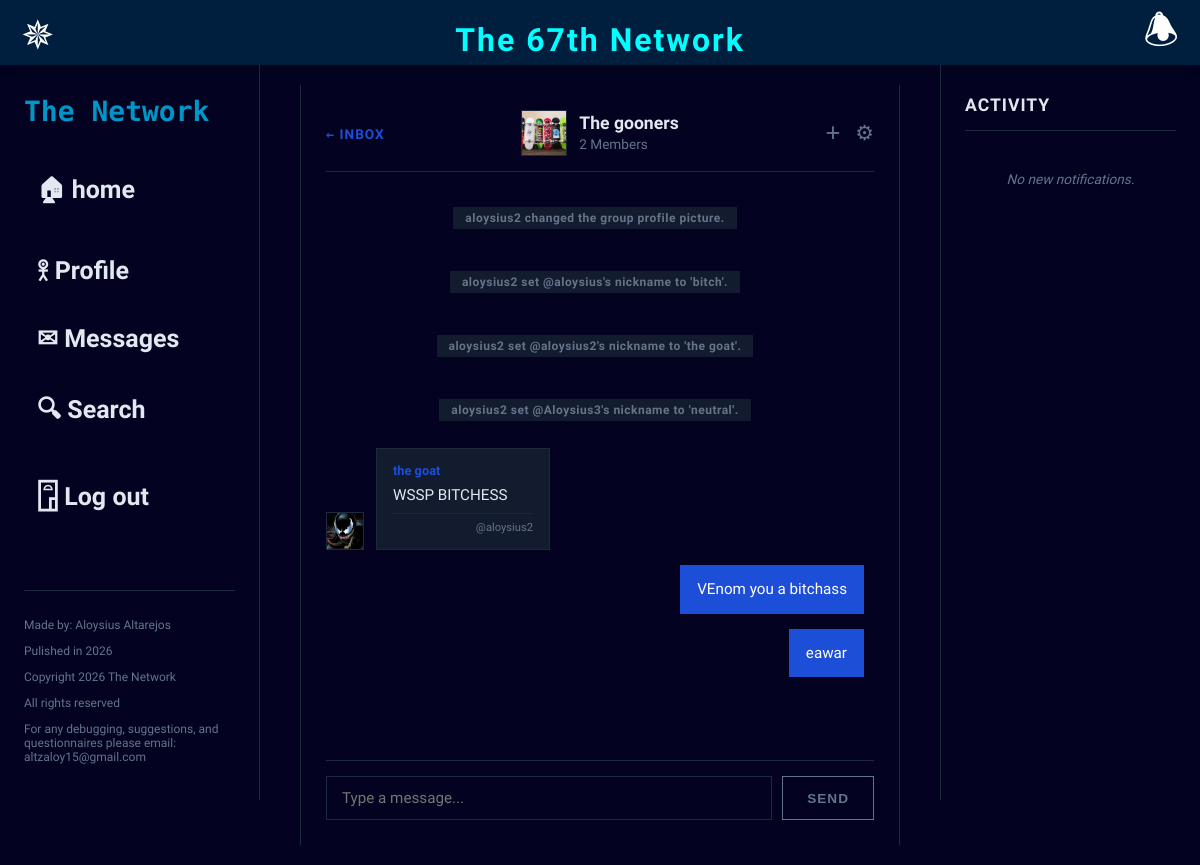
Before: /messages/group/7/ (signed in) with the older database file.
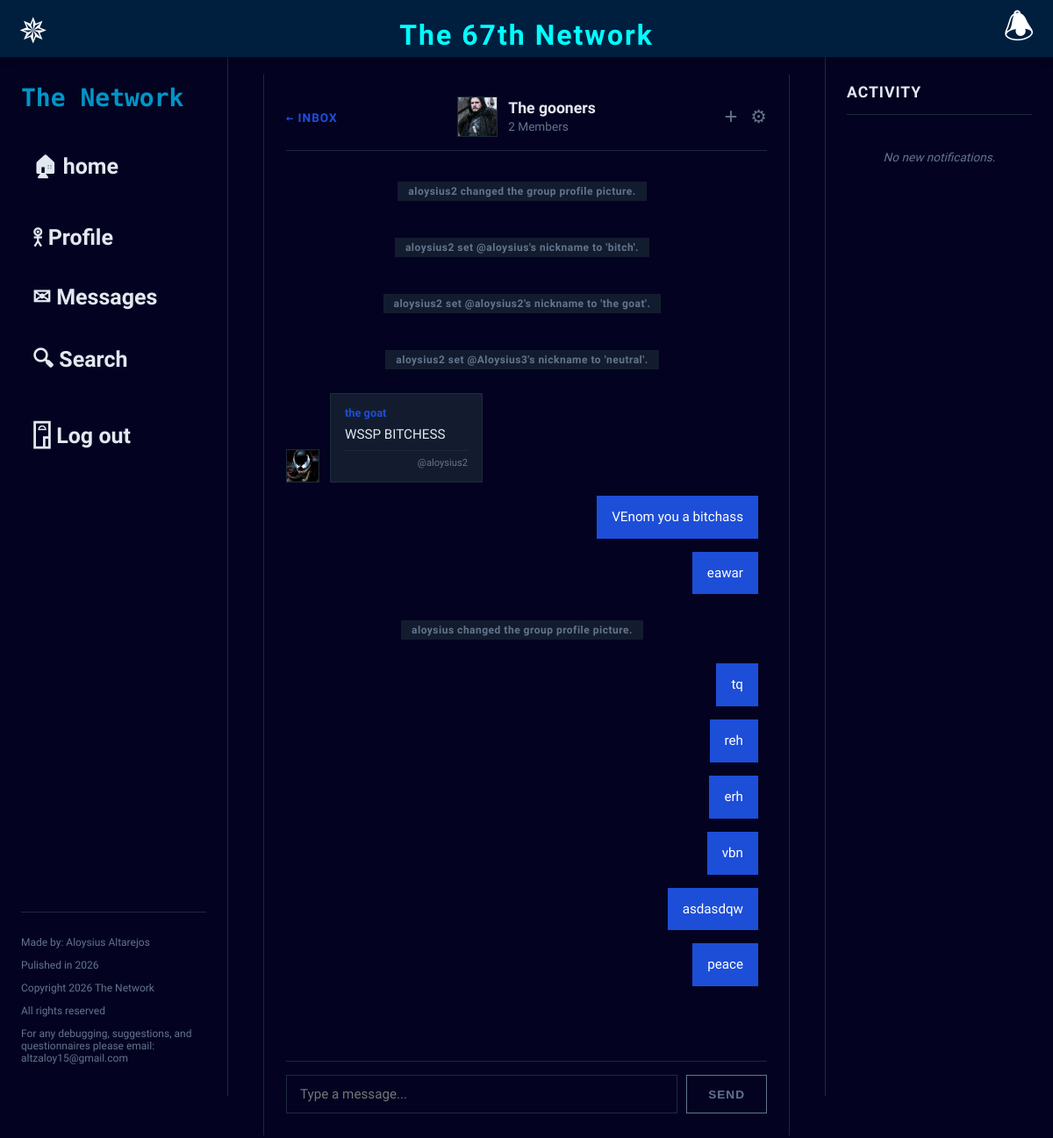
After: the same page with the newer database file.
### network/models.py (models this page shows, shortened)
class Thread(models.Model):
    participants = models.ManyToManyField(User, related_name='threads')
    is_group = models.BooleanField(default=False)
    name = models.CharField(max_length=100, blank=True, null=True)
    updated_at = models.DateTimeField(auto_now=True)
    muted_by = models.ManyToManyField(User, related_name='muted_threads', blank=True)
    deleted_by = models.ManyToManyField(User, related_name='deleted_threads', blank=True)
    group_picture = models.ImageField(upload_to='group_pics/', blank=True, null=True)

class Message(models.Model):
    thread = models.ForeignKey(Thread, on_delete=models.CASCADE, related_name='messages')
    sender = models.ForeignKey(User, on_delete=models.CASCADE, related_name='sent_messages')
    content = models.TextField(max_length=1000)
    read_by = models.ManyToManyField(User, related_name='read_messages', blank=True)
    created_at = models.DateTimeField(auto_now_add=True)
    is_system = models.BooleanField(default=False)
    class Meta:
        ordering = ['created_at']
    @property
    def sender_display_name(self):
        nickname_obj = self.thread.nicknames.filter(user=self.sender).first()
        if nickname_obj:
            return nickname_obj.nickname
        return self.sender.profile.name if hasattr(self.sender, 'profile') and self.sender.profile.name else self.sender.username
    def __str__(self):
        return f"{self.sender.username} in Thread {self.thread.id}"

class Profile(models.Model):
    user = models.OneToOneField(User, on_delete=models.CASCADE)
    name = models.CharField(max_length=100, blank=True)
    pronouns = models.CharField(max_length=50, blank=True)
    location = models.CharField(max_length=100, blank=True)
    bio = models.TextField(max_length=500, blank=True)
    profile_picture = models.ImageField(upload_to='profile_pics/', blank=True, null=True)
    followers = models.ManyToManyField('self', symmetrical=False, related_name='following', blank=True)
    @property
    def unread_message_count(self):
        from .models import Message
        return Message.objects.filter(
            thread__participants=self.user
        ).exclude(
            sender=self.user
        ).exclude(
            read_by=self.user
        ).exclude(
            thread__muted_by=self.user
        ).count()

class ThreadNickname(models.Model):
    thread = models.ForeignKey(Thread, on_delete=models.CASCADE, related_name='nicknames')
    user = models.ForeignKey(User, on_delete=models.CASCADE)
    nickname = models.CharField(max_length=50)
    class Meta:
        unique_together = ('thread', 'user')

### network/views.py (the view, shortened to what this page needs)
# urls.py: path('messages/group/<int:thread_id>/', views.group_chat_thread, name='group_chat_thread'),
@login_required(login_url='login')
def group_chat_thread(request, thread_id):
    thread = get_object_or_404(Thread, id=thread_id, participants=request.user)
    messages = thread.messages.all()
    for msg in messages.exclude(read_by=request.user):
        msg.read_by.add(request.user)
    all_users = User.objects.exclude(id=request.user.id)
    return render(request, 'messages.html', {
        'thread': thread,
        'messages': messages,
        'all_users': all_users
    })

### templates/messages.html (shortened to what the changed rows need)
{% extends "base.html" %}
{% block content %}
<main style="flex-grow: 1; display: flex; flex-direction: column; width: 100%; border-left: 1px solid var(--border); border-right: 1px solid var(--border); height: calc(100vh - 65px); padding: 25px; box-sizing: border-box;">
    <div style="width: 100%; display: flex; flex-direction: column; height: 100%;">
        <div style="padding-bottom: 15px; border-bottom: 1px solid var(--border); margin-bottom: 20px; display: flex; justify-content: space-between; align-items: center;">
            {% if thread.is_group %}
                <div style="display: flex; align-items: center; gap: 12px; color: inherit;">
                    <div style="width: 44px; height: 44px; flex-shrink: 0; background-color: var(--muted); border: 1px solid var(--border); display: flex; justify-content: center; align-items: center; overflow: hidden; font-size: 1.5rem;">
                        {% if thread.group_picture %}
                            <img src="{{ thread.group_picture.url }}" style="width: 100%; height: 100%; object-fit: cover;">
                        {% else %}
                            👥
                        {% endif %}
                    </div>
                    <div style="display: flex; flex-direction: column; text-align: left;">
                        <strong style="font-size: 1.1rem; color: var(--foreground); line-height: 1.2;">
                            {{ thread.name }}
                        </strong>
                        <span style="color: var(--muted-foreground); font-size: 0.85rem; line-height: 1.2; margin-top: 2px;">
                            {{ thread.participants.count }} Members
                        </span>
                    </div>
                </div>
            {% endif %}
        </div>
        <div id="chatLogArea" style="flex-grow: 1; overflow-y: auto; display: flex; flex-direction: column; gap: 15px; padding-right: 10px; margin-bottom: 20px;">
            {% for msg in messages %}
                {% if msg.is_system %}
                    <div style="text-align: center; margin: 15px 0;">
                        <span style="background-color: var(--muted); color: var(--muted-foreground); padding: 4px 12px; border-radius: 12px; font-size: 0.75rem; font-weight: bold; letter-spacing: 0.5px;">
                            {{ msg.content }}
                        </span>
                    </div>
                {% elif msg.sender == request.user %}
                    <div class="message-bubble" style="align-self: flex-end; max-width: 60%;">
                        <div style="background-color: var(--primary); color: var(--primary-foreground); padding: 12px 16px; border: 1px solid var(--primary); font-size: 0.95rem; line-height: 1.5;">
                            {{ msg.content }}
                        </div>
                    </div>
                {% else %}
                    <div class="message-bubble" style="align-self: flex-start; max-width: 75%; display: flex; gap: 12px; align-items: flex-end;">
                        <a href="{% url 'user_profile' msg.sender.username %}" style="width: 36px; height: 36px; flex-shrink: 0; background-color: var(--muted); border: 1px solid var(--border); display: flex; justify-content: center; align-items: center; overflow: hidden; font-weight: bold; font-family: monospace; color: var(--foreground); font-size: 0.9rem; text-decoration: none;">
                            {% if msg.sender.profile.profile_picture %}
                                <img src="{{ msg.sender.profile.profile_picture.url }}" style="width: 100%; height: 100%; object-fit: cover;">
                            {% else %}
                                {{ msg.sender.username.0|upper }}
                            {% endif %}
                        </a>
                        <div style="background-color: var(--muted); color: var(--foreground); padding: 12px 16px; border: 1px solid var(--border); font-size: 0.95rem; line-height: 1.5; display: flex; flex-direction: column; min-width: 140px;">
                            <span style="font-size: 0.8rem; color: var(--primary); font-weight: bold; margin-bottom: 4px;">
                                {{ msg.sender_display_name }}
                            </span>
                            <span style="margin-bottom: 6px;">{{ msg.content }}</span>
                            <span style="font-size: 0.7rem; color: var(--muted-foreground); text-align: right; border-top: 1px solid rgba(255,255,255,0.05); padding-top: 6px;">@{{ msg.sender.username }}</span>
                        </div>
                    </div>
                {% endif %}
            {% empty %}
                <p style="text-align: center; color: var(--muted-foreground); margin-top: 50px;">No messages yet. Say hello!</p>
            {% endfor %}
        </div>
    </div>
</main>
{% endblock %}

Changed rows visible on the page:
changed Thread "The gooners": group_picture: a different picture
added Message: content "aloysius changed the group profile picture."
added Message: content "tq"
added Message: content "reh"
added Message: content "erh"
added Message: content "vbn"
added Message: content "asdasdqw"
added Message: content "peace"
